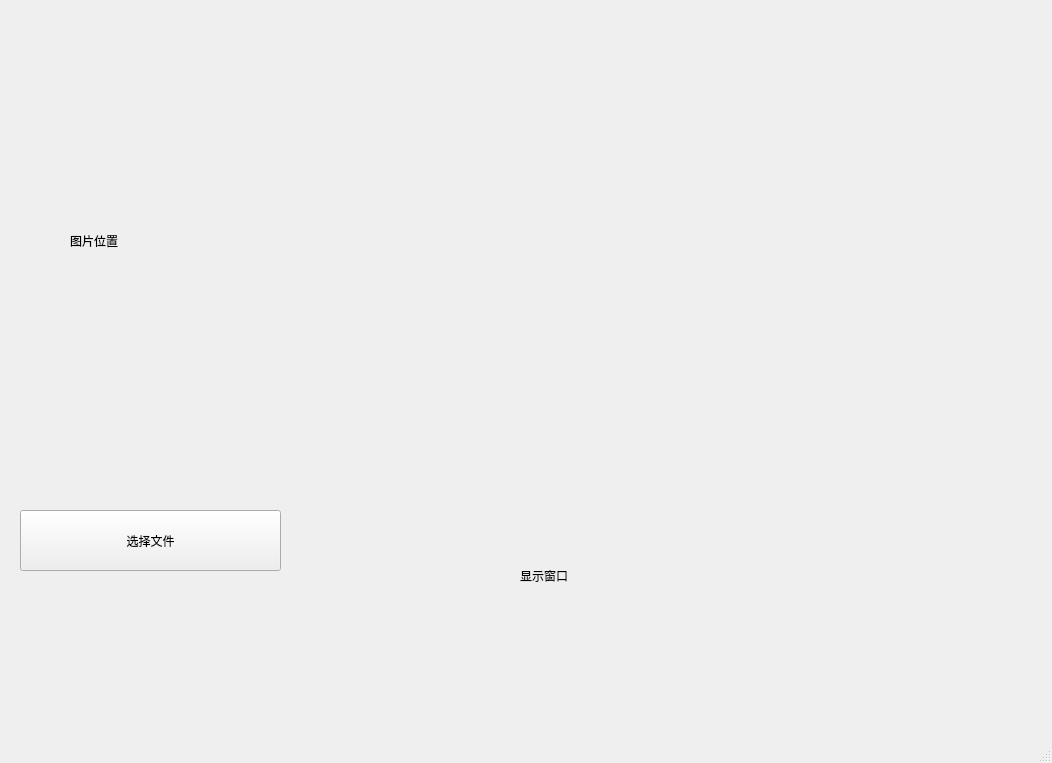
<?xml version="1.0" encoding="UTF-8"?>
<ui version="4.0">
 <class>MainWindow</class>
 <widget class="QMainWindow" name="MainWindow">
  <property name="geometry">
   <rect>
    <x>0</x>
    <y>0</y>
    <width>1052</width>
    <height>763</height>
   </rect>
  </property>
  <property name="windowTitle">
   <string>MainWindow</string>
  </property>
  <widget class="QWidget" name="centralwidget">
   <widget class="QPushButton" name="OpenBtn">
    <property name="geometry">
     <rect>
      <x>20</x>
      <y>510</y>
      <width>261</width>
      <height>61</height>
     </rect>
    </property>
    <property name="text">
     <string>选择文件</string>
    </property>
   </widget>
   <widget class="QLabel" name="Imglablel">
    <property name="geometry">
     <rect>
      <x>70</x>
      <y>50</y>
      <width>771</width>
      <height>381</height>
     </rect>
    </property>
    <property name="text">
     <string>图片位置</string>
    </property>
   </widget>
   <widget class="QLabel" name="Infolabel">
    <property name="geometry">
     <rect>
      <x>520</x>
      <y>500</y>
      <width>391</width>
      <height>151</height>
     </rect>
    </property>
    <property name="text">
     <string>显示窗口</string>
    </property>
   </widget>
  </widget>
  <widget class="QMenuBar" name="menubar">
   <property name="geometry">
    <rect>
     <x>0</x>
     <y>0</y>
     <width>1052</width>
     <height>26</height>
    </rect>
   </property>
  </widget>
  <widget class="QStatusBar" name="statusbar"/>
 </widget>
 <resources/>
 <connections/>
</ui>
